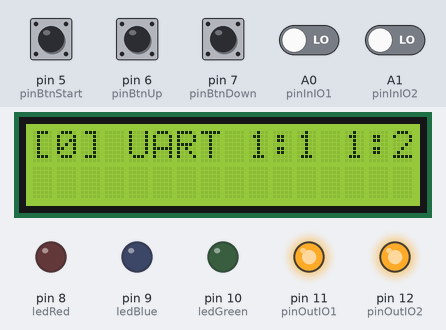
Bench run of a sketch on a simulated Arduino Uno, built with avr-gcc and run on an emulated ATmega328P. Shown: 16×2 character LCD, output pins drawn as LEDs (lit = HIGH). Dashed ring = blinking. The inputs (shaded band) are chosen by the test bench; at power-on: pin 5 (pinBtnStart), pin 6 (pinBtnUp), pin 7 (pinBtnDown) HIGH, A0 (pinInIO1), A1 (pinInIO2) LOW. What the sketch prints to the serial monitor is not drawn.

Above: at 1.2 s.
1.3 s: pin 5 (pinBtnStart) pulled LOW for 0.15 s
At 3.2 s:
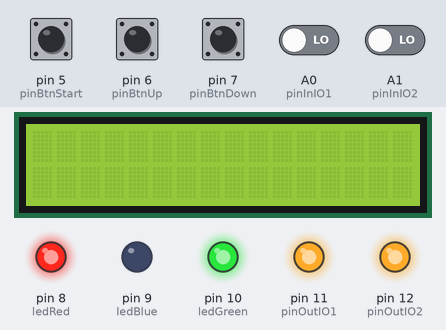
4.4 s: A0 (pinInIO1) driven HIGH
7.4 s: pin 6 (pinBtnUp) pulled LOW for 0.15 s
At 9.1 s:
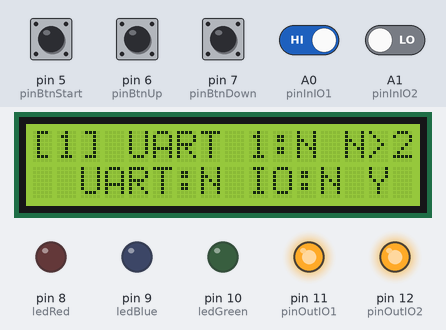
9.4 s: pin 7 (pinBtnDown) pulled LOW for 0.15 s
At 11.0 s:
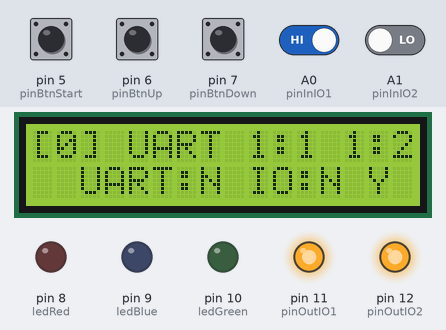
11.4 s: pin 6 (pinBtnUp) pulled LOW for 1 s
At 11.8 s:
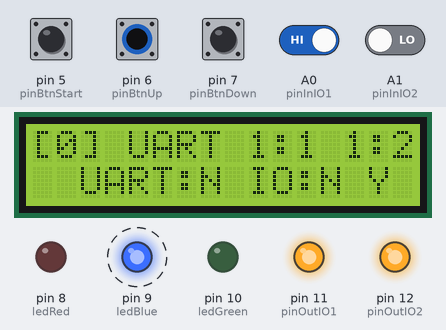
13.9 s: pin 5 (pinBtnStart) pulled LOW for 1 s
At 20.5 s:
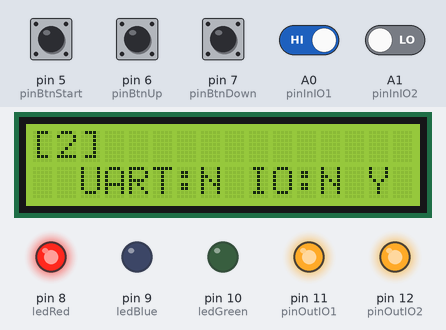
Timing chart, 0 to 21.6 s (numbered marks = the images above; inputs shaded):
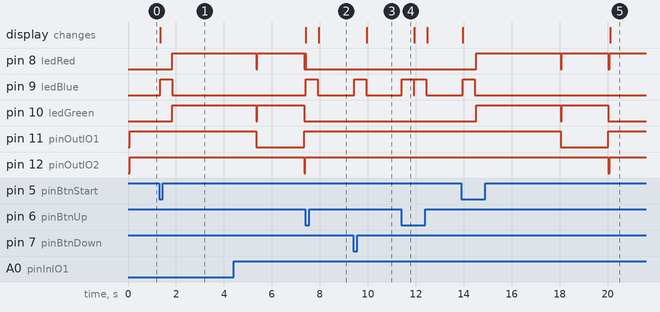

Measured:
- after the input at 1.3 s, pin 8 (ledRed), pin 10 (ledGreen): LOW → HIGH after 0.54 s; pin 9 (ledBlue): LOW → HIGH at once, → LOW 0.50 s later; the display: changes at once (image 1)
- after the input at 7.4 s, pin 8 (ledRed): HIGH → LOW at once; pin 9 (ledBlue): LOW → HIGH at once, → LOW 0.50 s later; the display: first differs from a run without the input after 0.55 s (image 2)
- after the input at 9.4 s, pin 9 (ledBlue): LOW → HIGH at once, → LOW 0.50 s later; the display: changes after 0.56 s (image 3)
- after the input at 11.4 s, pin 9 (ledBlue): alternates HIGH for 0.50 s and LOW for 0.03 s, 4 changes in all, then stays LOW, starting at once
- after the input at 13.9 s, pin 8 (ledRed): goes HIGH 3.5 s, LOW 0.05 s, HIGH 1.9 s, LOW 0.05 s, then HIGH, starting after 0.63 s; pin 9 (ledBlue): LOW → HIGH after 0.05 s, → LOW 0.51 s later

The sketch:

root-selftest.ino
```cpp
#include <SoftwareSerial.h>
SoftwareSerial mySerial(2, 3); // RX, TX

#include <Wire.h>
#include <LiquidCrystal_I2C.h>
//LiquidCrystal_I2C lcd(0x27, 16, 2);
LiquidCrystal_I2C lcd(0x3f, 2, 1, 0, 4, 5, 6, 7, 3, POSITIVE);

byte ledGreen = 10;
byte ledBlue = 9;
byte ledRed = 8;
byte pinBtnStart = 5;
byte pinBtnUp = 6;
byte pinBtnDown = 7;
byte pinOutIO1 = 11;
byte pinOutIO2 = 12;
byte pinInIO1 = A0;
byte pinInIO2 = A1;

//分隔字元, 接收後只取中間部份
char firstFrame = '@';
char lastFrame = '@';
//實際傳送的data
String dataSend = "012345";
//分隔判斷傳送結束的字元
char linebreakChar = '#';
byte cmdTarget[4];
byte cmdStandby[4] = { 0x55, 0x02, 0x00, 0X0d };
byte cmdTarget1[4] = { 0x55, 0x01, 0x01, 0X0d };
byte cmdTarget2[4] = { 0x55, 0x01, 0x02, 0X02 };
byte cmdTarget3[4] = { 0x55, 0x01, 0x03, 0X03 };
byte cmdTarget4[4] = { 0x55, 0x01, 0x04, 0X00 };
byte cmdTarget5[4] = { 0x55, 0x01, 0x05, 0X01 };
byte cmdTarget6[4] = { 0x55, 0x01, 0x06, 0X06 };
byte cmdTarget7[4] = { 0x55, 0x01, 0x07, 0X07 };
byte cmdTarget8[4] = { 0x55, 0x01, 0x08, 0X04 };

int deviceID = 0;
boolean uartTestResult = 0;
boolean ioTestResult = 0;
String LCD_1 = "[1]";
String LCD_2 = "";
String receiveString = "";

void ledState(String statusCMD) {
  if (statusCMD == "send") {
    digitalWrite(ledGreen, LOW);
    digitalWrite(ledBlue, HIGH);
    digitalWrite(ledRed, HIGH);
  } else if (statusCMD == "recv") {
    digitalWrite(ledGreen, HIGH);
    digitalWrite(ledBlue, LOW);
    digitalWrite(ledRed, HIGH);
  } else if (statusCMD == "all") {
    digitalWrite(ledGreen, HIGH);
    digitalWrite(ledBlue, HIGH);
    digitalWrite(ledRed, HIGH);
  } else if (statusCMD == "error") {
    digitalWrite(ledGreen, LOW);
    digitalWrite(ledBlue, LOW);
    digitalWrite(ledRed, HIGH);
  } else if (statusCMD == "dark") {
    digitalWrite(ledGreen, LOW);
    digitalWrite(ledBlue, LOW);
    digitalWrite(ledRed, LOW);
  } else if (statusCMD == "ok") {
    digitalWrite(ledGreen, HIGH);
    digitalWrite(ledBlue, LOW);
    digitalWrite(ledRed, LOW);
  } else if (statusCMD == "click") {
    digitalWrite(ledGreen, LOW);
    digitalWrite(ledBlue, HIGH);
    digitalWrite(ledRed, LOW);
  }
}

void displayLCD(int yPosition, int xPosition, String txtMSG) {
  lcd.setCursor(xPosition, yPosition);
  lcd.print(txtMSG);
}

void sendMSG(String txtSend) {
  mySerial.print(txtSend + linebreakChar);
}

void serialFlush() {
  while (mySerial.available() > 0) {
    char t = mySerial.read();
  }
}

String listenMSG() {
  boolean lineBreak = 0;
  String rcvmsg = "";
  byte inByte = 0;
  unsigned long timeStart = millis();

  mySerial.listen();
  //delay(100);

  Serial.println("Start waiting for UART.....");
  while (char(inByte) != linebreakChar and (millis() - timeStart < 3000) ) {
    while (mySerial.available() > 0) {
      inByte = mySerial.read();
      Serial.print(char(inByte));
      if (char(inByte) == linebreakChar) {
        Serial.println("Get ascii # for stop!");
      } else {
        rcvmsg += char(inByte);
      }
      if (char(inByte) == '#') break;
    }
  }
  rcvmsg.trim();
  Serial.print("Received: ");
  Serial.println(rcvmsg);
  return rcvmsg;
}

void cmdTargetCmd(int ii) {
  int i = 4;

  switch (ii) {
    case 1:
      Serial.print("i = 1");
      while ( i-- ) ( cmdTarget[i] ) = ( cmdTarget1[i] );
      break;
    case 2:
      Serial.print("i = 2");
      while ( i-- ) ( cmdTarget[i] ) = ( cmdTarget2[i] );
      break;
    case 3:
      Serial.print("i = 3");
      //while ( i-- ) *( cmdTarget + i ) = *( cmdTarget3 + i );
      while ( i-- ) ( cmdTarget[i] ) = ( cmdTarget3[i] );
      break;
    case 4:
      Serial.print("i = 4");
      //while ( i-- ) *( cmdTarget + i ) = *( cmdTarget4 + i );
      while ( i-- ) ( cmdTarget[i] ) = ( cmdTarget4[i] );
      break;
    case 5:
      while ( i-- ) ( cmdTarget[i] ) = ( cmdTarget5[i] );
      break;
    case 6:
      Serial.print("i = 6");
      //while ( i-- ) *( cmdTarget + i ) = *( cmdTarget6 + i );
      while ( i-- ) ( cmdTarget[i] ) = ( cmdTarget6[i] );
      break;
    case 7:
      Serial.print("i = 7");
      //while ( i-- ) *( cmdTarget + i ) = *( cmdTarget7 + i );
      while ( i-- ) ( cmdTarget[i] ) = ( cmdTarget7[i] );
      break;
    case 8:
      Serial.print("i = 8");
      //while ( i-- ) *( cmdTarget + i ) = *( cmdTarget8 + i );
      while ( i-- ) ( cmdTarget[i] ) = ( cmdTarget8[i] );
      break;
  }

}

String testIO() {
  String testingResult = "";
  boolean result1 = 0;
  boolean result2 = 0;
  unsigned long timeStart;

  //Test IO #1
  ledState("send");
  timeStart = millis();
  digitalWrite(pinOutIO1, LOW);  //IO1 送出到device
  ledState("dark");
  delay(50);
  ledState("recv");
  while (millis() - timeStart < 2000) {
    //Serial.print("Read IO #1:");
    //Serial.println(digitalRead(pinInIO1));
    if (digitalRead(pinInIO1) == 0) {
      result1 = 1;
      break;
    }
  }
  ledState("dark");
  digitalWrite(pinOutIO1, HIGH);  //還原
  //delay(50);

  //Test IO #2
  ledState("send");
  timeStart = millis();
  digitalWrite(pinOutIO2, LOW);  //IO1 送出到device
  ledState("dark");
  delay(50);
  ledState("recv");
  while (millis() - timeStart < 2000) {
    //Serial.print("Read IO #2:");
    //Serial.println(digitalRead(pinInIO2));
    if (digitalRead(pinInIO2) == 0) {
      result2 = 1;
      break;
    }
  }
  ledState("dark");
  digitalWrite(pinOutIO2, HIGH);  //還原

  if ( result1 == 1) {
    testingResult = "Y";
  } else {
    testingResult = "N";
  }

  if ( result2 == 1) {
    testingResult = testingResult + " Y";
  } else {
    testingResult = testingResult + " N";
  }

  ioTestResult = 1;
  if (result1 == 0 or result2 == 0) ioTestResult = 0;

  return testingResult;
}

String testUART() {
  ledState("click");
  delay(500);
  ledState("dark");
  String testingResult = "";
  //modeTesting = (modeTesting == 0) ? 1 : 0;

  Serial.print("Button start clicked...start test!");
  serialFlush();

  //Step 1 --> switch to the target device
  if (deviceID > 0) {
    ledState("send");
    cmdTargetCmd(deviceID);  //get the device coding for the #id
    //.println("TEST --> deviceID=" + String(deviceID));
    Serial.println(" ");
    for(int i=0;i< sizeof(cmdTarget);i++){
      Serial.print("0x");
      Serial.print(cmdTarget[i], HEX);
      Serial.print(" ");
    }
    Serial.println(" ");
    mySerial.write(cmdStandby, sizeof(cmdStandby));  //set root standby mode so changing IO state will be no effect
    ledState("dark");
    delay(50); // wait  IO debunce
    serialFlush();
    ledState("send");
    mySerial.write(cmdTarget, sizeof(cmdTarget)); // change to Device
    ledState("dark");
    delay(20); // wait cmd be done
  }

  //Step 2 --> send data
  ledState("send");
  Serial.println("    send message: " + dataSend);

  ledState("recv");
  sendMSG(dataSend);

  //Step 3 --> receive data
  delay(500);

  receiveString = listenMSG();
  Serial.println("UART test: " + receiveString);
  ledState("dark");

  if (receiveString == dataSend) {
    testingResult = "Y";
    uartTestResult = 1;
  } else {
    testingResult = "N";
    uartTestResult = 0;
  }
  Serial.println(testingResult);

  return testingResult;
}

void clickBtnUp() {
  ledState("click");
  delay(500);
  deviceID += 1;
  if (deviceID > 8) deviceID = 0;
  ledState("dark");
}

void clickBtnDown() {
  ledState("click");
  delay(500);
  deviceID += -1;
  if (deviceID < 0) deviceID = 8;
  ledState("dark");
}

String deviceModel() {
  String model = "";
  if (deviceID == 0) {
    model = "UART 1:1 1:2";
  } else {
    model = "UART 1:N N>2";
  }

  return model;
}

void setup() {
  Serial.begin(9600);
  mySerial.begin(9600);

  lcd.begin(16, 2);
  lcd.backlight();

  pinMode(pinBtnStart, INPUT_PULLUP);
  pinMode(pinBtnUp, INPUT_PULLUP);
  pinMode(pinBtnDown, INPUT_PULLUP);

  pinMode(ledGreen, OUTPUT);
  pinMode(ledBlue, OUTPUT);
  pinMode(ledRed, OUTPUT);

  pinMode(pinOutIO1, OUTPUT);
  pinMode(pinOutIO2, OUTPUT);
  digitalWrite(pinOutIO1, HIGH);
  digitalWrite(pinOutIO2, HIGH);

  pinMode(pinInIO1, INPUT);
  pinMode(pinInIO2, INPUT);

  String model = deviceModel();
  LCD_1 = "[" + String(deviceID) + "] " + model;

}

void loop() {
  String uartTestDisplay = "";
  String IOTestDisplay = "";

  int btnStartStaus = digitalRead(pinBtnStart);
  int btnUpStaus = digitalRead(pinBtnUp);
  int btnDownStaus = digitalRead(pinBtnDown);

  if (btnUpStaus == LOW) {
    clickBtnUp();
    String model = deviceModel();
    LCD_1 = "[" + String(deviceID) + "] " + model;
  }

  if (btnDownStaus == LOW) {
    clickBtnDown();
    String model = deviceModel();
    LCD_1 = "[" + String(deviceID) + "] " + model;
  }

  if (btnStartStaus == LOW) {
    displayLCD(0, 0, "                ");
    displayLCD(1, 0, "                ");

    uartTestDisplay = testUART();
    IOTestDisplay = testIO();

    Serial.print("UART: "); Serial.println(uartTestDisplay);
    Serial.print("I/O: "); Serial.println(IOTestDisplay);

    if (ioTestResult == 1 && uartTestResult == 1) {
      ledState("ok");
    } else {
      ledState("error");
    }
    LCD_1 = "[" + String(deviceID) + "] " + receiveString;
    LCD_2 = "  UART:" + uartTestDisplay + " IO:" + IOTestDisplay;
  }


  displayLCD(0, 0, LCD_1);
  displayLCD(1, 0, LCD_2);


}
```
